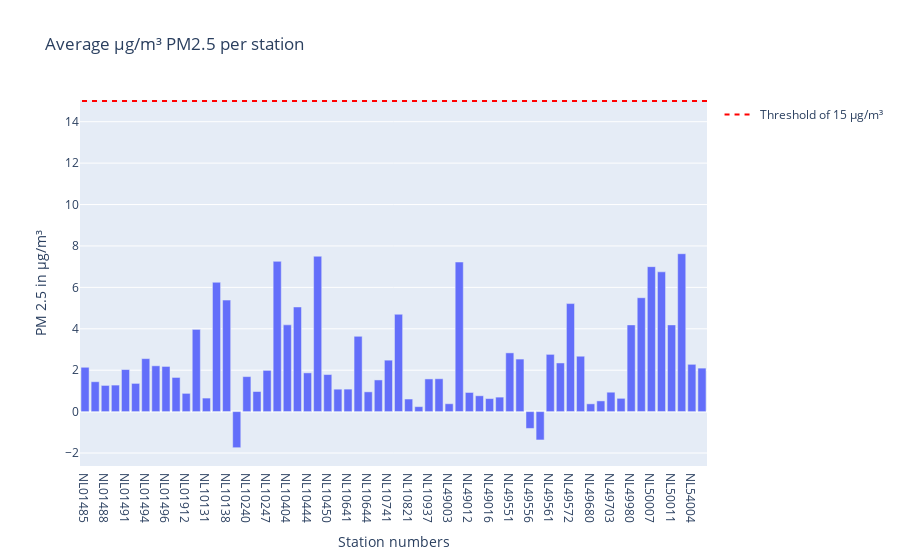

Notebook code cell kept with this figure:
### Code cell
bar_pm25 = px.bar(meanlocation_PM25, x='station_number' , y= 'value', title='Average µg/m³ PM2.5 per station')
bar_pm25.update_layout(yaxis_title='PM 2.5 in µg/m³', xaxis_title= "Station numbers", barmode='group') 
#bar.add_shape(type='line', y0=40, y1=40, xref='paper', x0=0, x1=1, line_color='red')
bar_pm25.add_shape(
    legendrank=1,
    showlegend=True,
    type="line",
    xref="paper",
    line=dict(dash="5px", color='red'),
    x0=1,
    x1=0,
    y0=15,
    y1=15,
    name='Threshold of 15 µg/m³'
)

bar_pm25.show()

### Figure 1 — Plotly figure (JSON) as saved in the notebook; plotly's stock layout.template omitted (floating-point values rounded to 4 significant figures)
{"data": [{"alignmentgroup": "True", "hovertemplate": "station_number=%{x}<br>value=%{y}<extra></extra>", "legendgroup": "", "marker": {"color": "#636efa", "pattern": {"shape": ""}}, "name": "", "offsetgroup": "", "orientation": "v", "showlegend": false, "textposition": "auto", "type": "bar", "x": ["NL01485", "NL01487", "NL01488", "NL01489", "NL01491", "NL01493", "NL01494", "NL01495", "NL01496", "NL01497", "NL01912", "NL01913", "NL10131", "NL10136", "NL10138", "NL10230", "NL10240", "NL10241", "NL10247", "NL10248", "NL10404", "NL10418", "NL10444", "NL10449", "NL10450", "NL10636", "NL10641", "NL10643", "NL10644", "NL10738", "NL10741", "NL10742", "NL10821", "NL10934", "NL10937", "NL10938", "NL49003", "NL49007", "NL49012", "NL49014", "NL49016", "NL49017", "NL49551", "NL49553", "NL49556", "NL49557", "NL49561", "NL49570", "NL49572", "NL49573", "NL49680", "NL49701", "NL49703", "NL49704", "NL49980", "NL50003", "NL50007", "NL50010", "NL50011", "NL50012", "NL54004", "NL54010"], "xaxis": "x", "y": [2.141, 1.444, 1.265, 1.281, 2.031, 1.363, 2.559, 2.212, 2.182, 1.65, 0.8812, 3.971, 0.6541, 6.246, 5.386, -1.742, 1.691, 0.9712, 1.991, 7.256, 4.189, 5.054, 1.872, 7.502, 1.79, 1.084, 1.086, 3.638, 0.9553, 1.53, 2.486, 4.701, 0.608, 0.24, 1.579, 1.587, 0.3812, 7.224, 0.925, 0.7647, 0.6294, 0.7, 2.837, 2.538, -0.8125, -1.369, 2.765, 2.35, 5.217, 2.675, 0.3765, 0.5176, 0.9375, 0.6412, 4.188, 5.5, 7, 6.75, 4.188, 7.625, 2.284, 2.101], "yaxis": "y"}], "layout": {"barmode": "group", "legend": {"tracegroupgap": 0}, "shapes": [{"legendrank": 1, "line": {"color": "red", "dash": "5px"}, "name": "Threshold of 15 µg/m³", "showlegend": true, "type": "line", "x0": 1, "x1": 0, "xref": "paper", "y0": 15, "y1": 15}], "title": {"text": "Average µg/m³ PM2.5 per station"}, "xaxis": {"anchor": "y", "domain": [0, 1], "title": {"text": "Station numbers"}}, "yaxis": {"anchor": "x", "domain": [0, 1], "title": {"text": "PM 2.5 in µg/m³"}}}}
